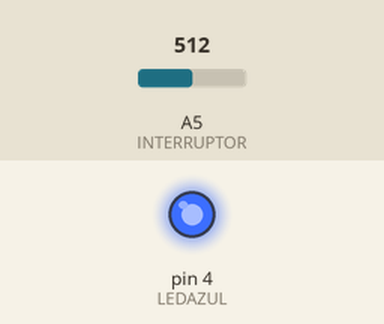
A sketch run on a simulated Arduino Uno, built with avr-gcc and run on an emulated ATmega328P. On the bench: output pins drawn as LEDs (lit = HIGH). The inputs (shaded band) are chosen by the test bench; at power-on: A5 (INTERRUPTOR) = 512.

Above: at 1.2 s.
1.3 s: A5 (INTERRUPTOR) set to 271
2.8 s: A5 (INTERRUPTOR) set to 245
At 3.7 s:
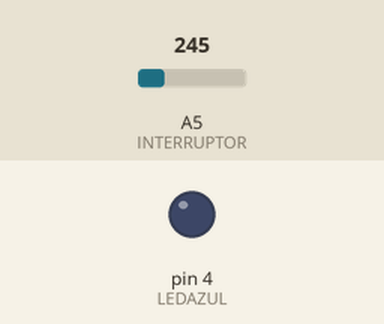
4.3 s: A5 (INTERRUPTOR) set to 306
At 4.9 s:
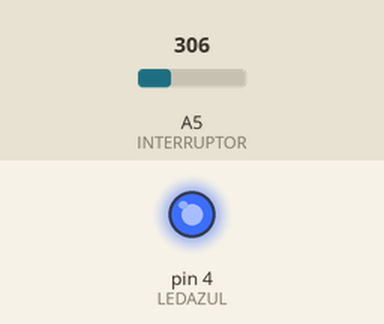
5.8 s: A5 (INTERRUPTOR) set to 122
At 6.1 s:
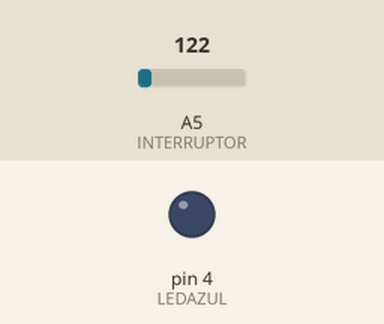
Timing chart, 0 to 8.3 s (numbered marks = the images above; inputs shaded):
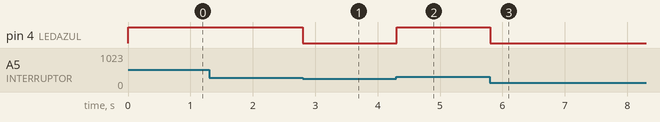

The sketch:

controlar_led.ino
```cpp
const int INTERRUPTOR = A5;
const int LEDAZUL = 4;

void setup() {
  pinMode(INTERRUPTOR, INPUT);
  pinMode(LEDAZUL, OUTPUT);
}

void loop() {
  int leitura = analogRead(INTERRUPTOR);
  analogWrite(LEDAZUL, leitura/2);
  delay(100);
}
```

Measured:
- the behaviour switches between 256 and 255 on A5 (INTERRUPTOR) (found by bisection; images 0 and 1)
- after the input at 1.3 s, every drawn part: stays the same
- after the input at 2.8 s, pin 4 (LEDAZUL): HIGH → LOW at once
- after the input at 4.3 s, pin 4 (LEDAZUL): LOW → HIGH at once
- after the input at 5.8 s, pin 4 (LEDAZUL): HIGH → LOW at once
